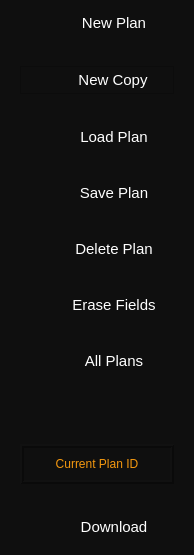
        <widget class="QWidget" name="sidebar_expanded" native="true">
         <property name="sizePolicy">
          <sizepolicy hsizetype="Preferred" vsizetype="Preferred">
           <horstretch>0</horstretch>
           <verstretch>0</verstretch>
          </sizepolicy>
         </property>
         <property name="maximumSize">
          <size>
           <width>180</width>
           <height>16777215</height>
          </size>
         </property>
         <property name="styleSheet">
          <string notr="true">background-color: rgb(15, 15, 15);</string>
         </property>
         <layout class="QVBoxLayout" name="verticalLayout_3">
          <property name="spacing">
           <number>30</number>
          </property>
          <property name="leftMargin">
           <number>20</number>
          </property>
          <property name="topMargin">
           <number>10</number>
          </property>
          <property name="rightMargin">
           <number>20</number>
          </property>
          <property name="bottomMargin">
           <number>15</number>
          </property>
          <item>
           <widget class="QFrame" name="frame">
            <property name="frameShape">
             <enum>QFrame::NoFrame</enum>
            </property>
            <property name="frameShadow">
             <enum>QFrame::Raised</enum>
            </property>
            <layout class="QHBoxLayout" name="horizontalLayout_5">
             <property name="spacing">
              <number>10</number>
             </property>
             <property name="leftMargin">
              <number>0</number>
             </property>
             <property name="topMargin">
              <number>0</number>
             </property>
             <property name="rightMargin">
              <number>0</number>
             </property>
             <property name="bottomMargin">
              <number>0</number>
             </property>
             <item>
              <widget class="QLabel" name="label">
               <property name="cursor">
                <cursorShape>ArrowCursor</cursorShape>
               </property>
               <property name="text">
                <string/>
               </property>
               <property name="pixmap">
                <pixmap>resources/icons/person_white.svg</pixmap>
               </property>
               <property name="alignment">
                <set>Qt::AlignCenter</set>
               </property>
              </widget>
             </item>
             <item>
              <widget class="QPushButton" name="push_ext_newplan">
               <property name="sizePolicy">
                <sizepolicy hsizetype="Preferred" vsizetype="Preferred">
                 <horstretch>0</horstretch>
                 <verstretch>0</verstretch>
                </sizepolicy>
               </property>
               <property name="minimumSize">
                <size>
                 <width>120</width>
                 <height>0</height>
                </size>
               </property>
               <property name="font">
                <font>
                 <pointsize>11</pointsize>
                </font>
               </property>
               <property name="cursor">
                <cursorShape>PointingHandCursor</cursorShape>
               </property>
               <property name="focusPolicy">
                <enum>Qt::StrongFocus</enum>
               </property>
               <property name="contextMenuPolicy">
                <enum>Qt::DefaultContextMenu</enum>
               </property>
               <property name="autoFillBackground">
                <bool>false</bool>
               </property>
               <property name="styleSheet">
                <string notr="true">color: rgb(255, 255, 255);</string>
               </property>
               <property name="text">
                <string>New Plan</string>
               </property>
               <property name="iconSize">
                <size>
                 <width>18</width>
                 <height>18</height>
                </size>
               </property>
               <property name="flat">
                <bool>true</bool>
               </property>
              </widget>
             </item>
            </layout>
           </widget>
          </item>
          <item>
           <widget class="QFrame" name="frame_29">
            <property name="frameShape">
             <enum>QFrame::StyledPanel</enum>
            </property>
            <property name="frameShadow">
             <enum>QFrame::Raised</enum>
            </property>
            <layout class="QHBoxLayout" name="horizontalLayout_31">
             <property name="spacing">
              <number>10</number>
             </property>
             <property name="leftMargin">
              <number>0</number>
             </property>
             <property name="topMargin">
              <number>0</number>
             </property>
             <property name="rightMargin">
              <number>0</number>
             </property>
             <property name="bottomMargin">
              <number>0</number>
             </property>
             <item>
              <widget class="QLabel" name="label_8">
               <property name="text">
                <string/>
               </property>
               <property name="pixmap">
                <pixmap>resources/icons/users.svg</pixmap>
               </property>
               <property name="alignment">
                <set>Qt::AlignCenter</set>
               </property>
              </widget>
             </item>
             <item>
              <widget class="QPushButton" name="push_ext_new_copy">
               <property name="sizePolicy">
                <sizepolicy hsizetype="Preferred" vsizetype="Preferred">
                 <horstretch>0</horstretch>
                 <verstretch>0</verstretch>
                </sizepolicy>
               </property>
               <property name="minimumSize">
                <size>
                 <width>120</width>
                 <height>0</height>
                </size>
               </property>
               <property name="font">
                <font>
                 <pointsize>11</pointsize>
                </font>
               </property>
               <property name="cursor">
                <cursorShape>PointingHandCursor</cursorShape>
               </property>
               <property name="styleSheet">
                <string notr="true">color: rgb(255, 255, 255);</string>
               </property>
               <property name="text">
                <string>New Copy</string>
               </property>
               <property name="flat">
                <bool>true</bool>
               </property>
              </widget>
             </item>
            </layout>
           </widget>
          </item>
          <item>
           <widget class="QFrame" name="frame_2">
            <property name="frameShape">
             <enum>QFrame::NoFrame</enum>
            </property>
            <property name="frameShadow">
             <enum>QFrame::Raised</enum>
            </property>
            <property name="lineWidth">
             <number>0</number>
            </property>
            <layout class="QHBoxLayout" name="horizontalLayout_6">
             <property name="spacing">
              <number>10</number>
             </property>
             <property name="leftMargin">
              <number>0</number>
             </property>
             <property name="topMargin">
              <number>0</number>
             </property>
             <property name="rightMargin">
              <number>0</number>
             </property>
             <property name="bottomMargin">
              <number>0</number>
             </property>
             <item>
              <widget class="QLabel" name="label_2">
               <property name="cursor">
                <cursorShape>ArrowCursor</cursorShape>
               </property>
               <property name="text">
                <string/>
               </property>
               <property name="pixmap">
                <pixmap>resources/icons/upload_white.svg</pixmap>
               </property>
               <property name="alignment">
                <set>Qt::AlignCenter</set>
               </property>
              </widget>
             </item>
             <item>
              <widget class="QPushButton" name="push_ext_load">
               <property name="sizePolicy">
                <sizepolicy hsizetype="Preferred" vsizetype="Preferred">
                 <horstretch>0</horstretch>
                 <verstretch>0</verstretch>
                </sizepolicy>
               </property>
               <property name="minimumSize">
                <size>
                 <width>120</width>
                 <height>0</height>
                </size>
               </property>
               <property name="font">
                <font>
                 <pointsize>11</pointsize>
                </font>
               </property>
               <property name="cursor">
                <cursorShape>PointingHandCursor</cursorShape>
               </property>
               <property name="layoutDirection">
                <enum>Qt::LeftToRight</enum>
               </property>
               <property name="styleSheet">
                <string notr="true">color: rgb(255, 255, 255);</string>
               </property>
               <property name="text">
                <string>Load Plan</string>
               </property>
               <property name="iconSize">
                <size>
                 <width>18</width>
                 <height>18</height>
                </size>
               </property>
               <property name="flat">
                <bool>true</bool>
               </property>
              </widget>
             </item>
            </layout>
           </widget>
          </item>
          <item>
           <widget class="QFrame" name="frame_26">
            <property name="frameShape">
             <enum>QFrame::NoFrame</enum>
            </property>
            <property name="frameShadow">
             <enum>QFrame::Raised</enum>
            </property>
            <property name="lineWidth">
             <number>0</number>
            </property>
            <layout class="QHBoxLayout" name="horizontalLayout_28">
             <property name="spacing">
              <number>10</number>
             </property>
             <property name="leftMargin">
              <number>0</number>
             </property>
             <property name="topMargin">
              <number>0</number>
             </property>
             <property name="rightMargin">
              <number>0</number>
             </property>
             <property name="bottomMargin">
              <number>0</number>
             </property>
             <item>
              <widget class="QLabel" name="label_7">
               <property name="minimumSize">
                <size>
                 <width>24</width>
                 <height>0</height>
                </size>
               </property>
               <property name="cursor">
                <cursorShape>ArrowCursor</cursorShape>
               </property>
               <property name="text">
                <string/>
               </property>
               <property name="pixmap">
                <pixmap>resources/icons/save.svg</pixmap>
               </property>
               <property name="alignment">
                <set>Qt::AlignCenter</set>
               </property>
              </widget>
             </item>
             <item>
              <widget class="QPushButton" name="push_ext_save">
               <property name="sizePolicy">
                <sizepolicy hsizetype="Preferred" vsizetype="Preferred">
                 <horstretch>0</horstretch>
                 <verstretch>0</verstretch>
                </sizepolicy>
               </property>
               <property name="minimumSize">
                <size>
                 <width>120</width>
                 <height>0</height>
                </size>
               </property>
               <property name="font">
                <font>
                 <pointsize>11</pointsize>
                </font>
               </property>
               <property name="cursor">
                <cursorShape>PointingHandCursor</cursorShape>
               </property>
               <property name="styleSheet">
                <string notr="true">color: rgb(255, 255, 255);</string>
               </property>
               <property name="text">
                <string>Save Plan</string>
               </property>
               <property name="flat">
                <bool>true</bool>
               </property>
              </widget>
             </item>
            </layout>
           </widget>
          </item>
          <item>
           <widget class="QFrame" name="frame_3">
            <property name="frameShape">
             <enum>QFrame::NoFrame</enum>
            </property>
            <property name="frameShadow">
             <enum>QFrame::Raised</enum>
            </property>
            <property name="lineWidth">
             <number>0</number>
            </property>
            <layout class="QHBoxLayout" name="horizontalLayout_7">
             <property name="spacing">
              <number>10</number>
             </property>
             <property name="leftMargin">
              <number>0</number>
             </property>
             <property name="topMargin">
              <number>0</number>
             </property>
             <property name="rightMargin">
              <number>0</number>
             </property>
             <property name="bottomMargin">
              <number>0</number>
             </property>
             <item>
              <widget class="QLabel" name="label_3">
               <property name="cursor">
                <cursorShape>ArrowCursor</cursorShape>
               </property>
               <property name="text">
                <string/>
               </property>
               <property name="pixmap">
                <pixmap>resources/icons/person_remove.svg</pixmap>
               </property>
               <property name="alignment">
                <set>Qt::AlignCenter</set>
               </property>
              </widget>
             </item>
             <item>
              <widget class="QPushButton" name="push_ext_delete">
               <property name="sizePolicy">
                <sizepolicy hsizetype="Preferred" vsizetype="Preferred">
                 <horstretch>0</horstretch>
                 <verstretch>0</verstretch>
                </sizepolicy>
               </property>
               <property name="minimumSize">
                <size>
                 <width>120</width>
                 <height>0</height>
                </size>
               </property>
               <property name="font">
                <font>
                 <pointsize>11</pointsize>
                </font>
               </property>
               <property name="cursor">
                <cursorShape>PointingHandCursor</cursorShape>
               </property>
               <property name="styleSheet">
                <string notr="true">color: rgb(255, 255, 255);</string>
               </property>
               <property name="text">
                <string>Delete Plan</string>
               </property>
               <property name="iconSize">
                <size>
                 <width>18</width>
                 <height>18</height>
                </size>
               </property>
               <property name="flat">
                <bool>true</bool>
               </property>
              </widget>
             </item>
            </layout>
           </widget>
          </item>
          <item>
           <widget class="QFrame" name="frame_4">
            <property name="frameShape">
             <enum>QFrame::NoFrame</enum>
            </property>
            <property name="frameShadow">
             <enum>QFrame::Raised</enum>
            </property>
            <property name="lineWidth">
             <number>0</number>
            </property>
            <layout class="QHBoxLayout" name="horizontalLayout_8">
             <property name="spacing">
              <number>10</number>
             </property>
             <property name="leftMargin">
              <number>0</number>
             </property>
             <property name="topMargin">
              <number>0</number>
             </property>
             <property name="rightMargin">
              <number>0</number>
             </property>
             <property name="bottomMargin">
              <number>0</number>
             </property>
             <item>
              <widget class="QLabel" name="label_4">
               <property name="cursor">
                <cursorShape>ArrowCursor</cursorShape>
               </property>
               <property name="text">
                <string/>
               </property>
               <property name="pixmap">
                <pixmap>resources/icons/erase_white.svg</pixmap>
               </property>
               <property name="alignment">
                <set>Qt::AlignCenter</set>
               </property>
              </widget>
             </item>
             <item>
              <widget class="QPushButton" name="push_ext_erase">
               <property name="sizePolicy">
                <sizepolicy hsizetype="Preferred" vsizetype="Preferred">
                 <horstretch>0</horstretch>
                 <verstretch>0</verstretch>
                </sizepolicy>
               </property>
               <property name="minimumSize">
                <size>
                 <width>120</width>
                 <height>0</height>
                </size>
               </property>
               <property name="font">
                <font>
                 <pointsize>11</pointsize>
                </font>
               </property>
               <property name="cursor">
                <cursorShape>PointingHandCursor</cursorShape>
               </property>
               <property name="styleSheet">
                <string notr="true">color: rgb(255, 255, 255);</string>
               </property>
               <property name="text">
                <string>Erase Fields</string>
               </property>
               <property name="iconSize">
                <size>
                 <width>18</width>
                 <height>18</height>
                </size>
               </property>
               <property name="flat">
                <bool>true</bool>
               </property>
              </widget>
             </item>
            </layout>
           </widget>
          </item>
          <item>
           <widget class="QFrame" name="frame_13">
            <property name="frameShape">
             <enum>QFrame::NoFrame</enum>
            </property>
            <property name="frameShadow">
             <enum>QFrame::Raised</enum>
            </property>
            <layout class="QHBoxLayout" name="horizontalLayout_16">
             <property name="spacing">
              <number>10</number>
             </property>
             <property name="leftMargin">
              <number>0</number>
             </property>
             <property name="topMargin">
              <number>0</number>
             </property>
             <property name="rightMargin">
              <number>0</number>
             </property>
             <property name="bottomMargin">
              <number>0</number>
             </property>
             <item>
              <widget class="QLabel" name="label_12">
               <property name="cursor">
                <cursorShape>ArrowCursor</cursorShape>
               </property>
               <property name="text">
                <string/>
               </property>
               <property name="pixmap">
                <pixmap>resources/icons/search.svg</pixmap>
               </property>
               <property name="alignment">
                <set>Qt::AlignCenter</set>
               </property>
              </widget>
             </item>
             <item>
              <widget class="QPushButton" name="push_ext_all">
               <property name="sizePolicy">
                <sizepolicy hsizetype="Preferred" vsizetype="Preferred">
                 <horstretch>0</horstretch>
                 <verstretch>0</verstretch>
                </sizepolicy>
               </property>
               <property name="minimumSize">
                <size>
                 <width>120</width>
                 <height>0</height>
                </size>
               </property>
               <property name="font">
                <font>
                 <pointsize>11</pointsize>
                </font>
               </property>
               <property name="cursor">
                <cursorShape>PointingHandCursor</cursorShape>
               </property>
               <property name="styleSheet">
                <string notr="true">color: rgb(255, 255, 255);</string>
               </property>
               <property name="text">
                <string>All Plans</string>
               </property>
               <property name="flat">
                <bool>true</bool>
               </property>
              </widget>
             </item>
            </layout>
           </widget>
          </item>
          <item>
           <spacer name="verticalSpacer_2">
            <property name="orientation">
             <enum>Qt::Vertical</enum>
            </property>
            <property name="sizeHint" stdset="0">
             <size>
              <width>20</width>
              <height>40</height>
             </size>
            </property>
           </spacer>
          </item>
          <item>
           <widget class="QFrame" name="frame_27">
            <property name="minimumSize">
             <size>
              <width>0</width>
              <height>40</height>
             </size>
            </property>
            <property name="frameShape">
             <enum>QFrame::Box</enum>
            </property>
            <property name="frameShadow">
             <enum>QFrame::Raised</enum>
            </property>
            <property name="lineWidth">
             <number>2</number>
            </property>
            <layout class="QHBoxLayout" name="horizontalLayout_29">
             <property name="spacing">
              <number>0</number>
             </property>
             <property name="leftMargin">
              <number>0</number>
             </property>
             <property name="topMargin">
              <number>0</number>
             </property>
             <property name="rightMargin">
              <number>0</number>
             </property>
             <property name="bottomMargin">
              <number>0</number>
             </property>
             <item>
              <widget class="QLabel" name="current_id">
               <property name="styleSheet">
                <string notr="true">color: rgb(244, 152, 15);</string>
               </property>
               <property name="text">
                <string>Current Plan ID</string>
               </property>
               <property name="alignment">
                <set>Qt::AlignCenter</set>
               </property>
              </widget>
             </item>
            </layout>
           </widget>
          </item>
          <item>
           <widget class="QFrame" name="frame_5">
            <property name="frameShape">
             <enum>QFrame::NoFrame</enum>
            </property>
            <property name="frameShadow">
             <enum>QFrame::Raised</enum>
            </property>
            <property name="lineWidth">
             <number>0</number>
            </property>
            <layout class="QHBoxLayout" name="horizontalLayout_9">
             <property name="spacing">
              <number>10</number>
             </property>
             <property name="leftMargin">
              <number>0</number>
             </property>
             <property name="topMargin">
              <number>0</number>
             </property>
             <property name="rightMargin">
              <number>0</number>
             </property>
             <property name="bottomMargin">
              <number>0</number>
             </property>
             <item>
              <widget class="QLabel" name="label_5">
               <property name="cursor">
                <cursorShape>PointingHandCursor</cursorShape>
               </property>
               <property name="text">
                <string/>
               </property>
               <property name="pixmap">
                <pixmap>resources/icons/download_white.svg</pixmap>
               </property>
               <property name="alignment">
                <set>Qt::AlignCenter</set>
               </property>
              </widget>
             </item>
             <item>
              <widget class="QPushButton" name="push_ext_download">
               <property name="sizePolicy">
                <sizepolicy hsizetype="Preferred" vsizetype="Preferred">
                 <horstretch>0</horstretch>
                 <verstretch>0</verstretch>
                </sizepolicy>
               </property>
               <property name="minimumSize">
                <size>
                 <width>120</width>
                 <height>0</height>
                </size>
               </property>
               <property name="font">
                <font>
                 <pointsize>11</pointsize>
                </font>
               </property>
               <property name="cursor">
                <cursorShape>PointingHandCursor</cursorShape>
               </property>
               <property name="styleSheet">
                <string notr="true">color: rgb(255, 255, 255);</string>
               </property>
               <property name="text">
                <string>Download</string>
               </property>
               <property name="flat">
                <bool>true</bool>
               </property>
              </widget>
             </item>
            </layout>
           </widget>
          </item>
         </layout>
        </widget>
